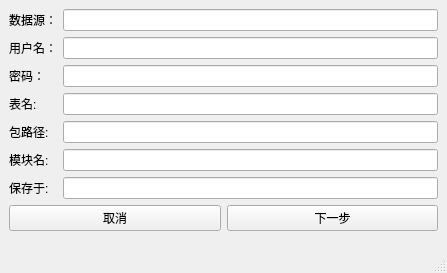
<?xml version="1.0" encoding="UTF-8"?>
<ui version="4.0">
 <class>MainWindow</class>
 <widget class="QMainWindow" name="MainWindow">
  <property name="geometry">
   <rect>
    <x>0</x>
    <y>0</y>
    <width>447</width>
    <height>273</height>
   </rect>
  </property>
  <property name="windowTitle">
   <string>MainWindow</string>
  </property>
  <widget class="QWidget" name="centralwidget">
   <layout class="QFormLayout" name="formLayout">
    <item row="0" column="0">
     <widget class="QLabel" name="datasource_lab">
      <property name="text">
       <string>数据源：</string>
      </property>
     </widget>
    </item>
    <item row="0" column="1">
     <widget class="QLineEdit" name="datasource_line"/>
    </item>
    <item row="1" column="0">
     <widget class="QLabel" name="username_lab">
      <property name="text">
       <string>用户名：</string>
      </property>
     </widget>
    </item>
    <item row="1" column="1">
     <widget class="QLineEdit" name="username_line"/>
    </item>
    <item row="2" column="0">
     <widget class="QLabel" name="pwd_lab">
      <property name="text">
       <string>密码：</string>
      </property>
     </widget>
    </item>
    <item row="2" column="1">
     <widget class="QLineEdit" name="pwd_line"/>
    </item>
    <item row="7" column="0" colspan="2">
     <layout class="QHBoxLayout" name="horizontalLayout">
      <item>
       <widget class="QPushButton" name="pushButton_2">
        <property name="text">
         <string>取消</string>
        </property>
       </widget>
      </item>
      <item>
       <widget class="QPushButton" name="pushButton">
        <property name="text">
         <string>下一步</string>
        </property>
       </widget>
      </item>
     </layout>
    </item>
    <item row="3" column="0">
     <widget class="QLabel" name="tableName_lab">
      <property name="text">
       <string>表名:</string>
      </property>
     </widget>
    </item>
    <item row="3" column="1">
     <widget class="QLineEdit" name="tableName_line"/>
    </item>
    <item row="6" column="0">
     <widget class="QLabel" name="saveat_lab">
      <property name="text">
       <string>保存于:</string>
      </property>
     </widget>
    </item>
    <item row="6" column="1">
     <widget class="QLineEdit" name="saveat_line"/>
    </item>
    <item row="4" column="0">
     <widget class="QLabel" name="package_lab">
      <property name="text">
       <string>包路径:</string>
      </property>
     </widget>
    </item>
    <item row="4" column="1">
     <widget class="QLineEdit" name="package_line"/>
    </item>
    <item row="5" column="0">
     <widget class="QLabel" name="module_lab">
      <property name="text">
       <string>模块名:</string>
      </property>
     </widget>
    </item>
    <item row="5" column="1">
     <widget class="QLineEdit" name="module_line"/>
    </item>
   </layout>
  </widget>
  <widget class="QStatusBar" name="statusbar"/>
 </widget>
 <resources/>
 <connections>
  <connection>
   <sender>pushButton_2</sender>
   <signal>clicked()</signal>
   <receiver>MainWindow</receiver>
   <slot>close()</slot>
   <hints>
    <hint type="sourcelabel">
     <x>89</x>
     <y>158</y>
    </hint>
    <hint type="destinationlabel">
     <x>76</x>
     <y>127</y>
    </hint>
   </hints>
  </connection>
  <connection>
   <sender>pushButton</sender>
   <signal>clicked()</signal>
   <receiver>MainWindow</receiver>
   <slot>showMaximized()</slot>
   <hints>
    <hint type="sourcelabel">
     <x>253</x>
     <y>158</y>
    </hint>
    <hint type="destinationlabel">
     <x>189</x>
     <y>128</y>
    </hint>
   </hints>
  </connection>
 </connections>
 <slots>
  <signal>signal1()</signal>
 </slots>
</ui>
